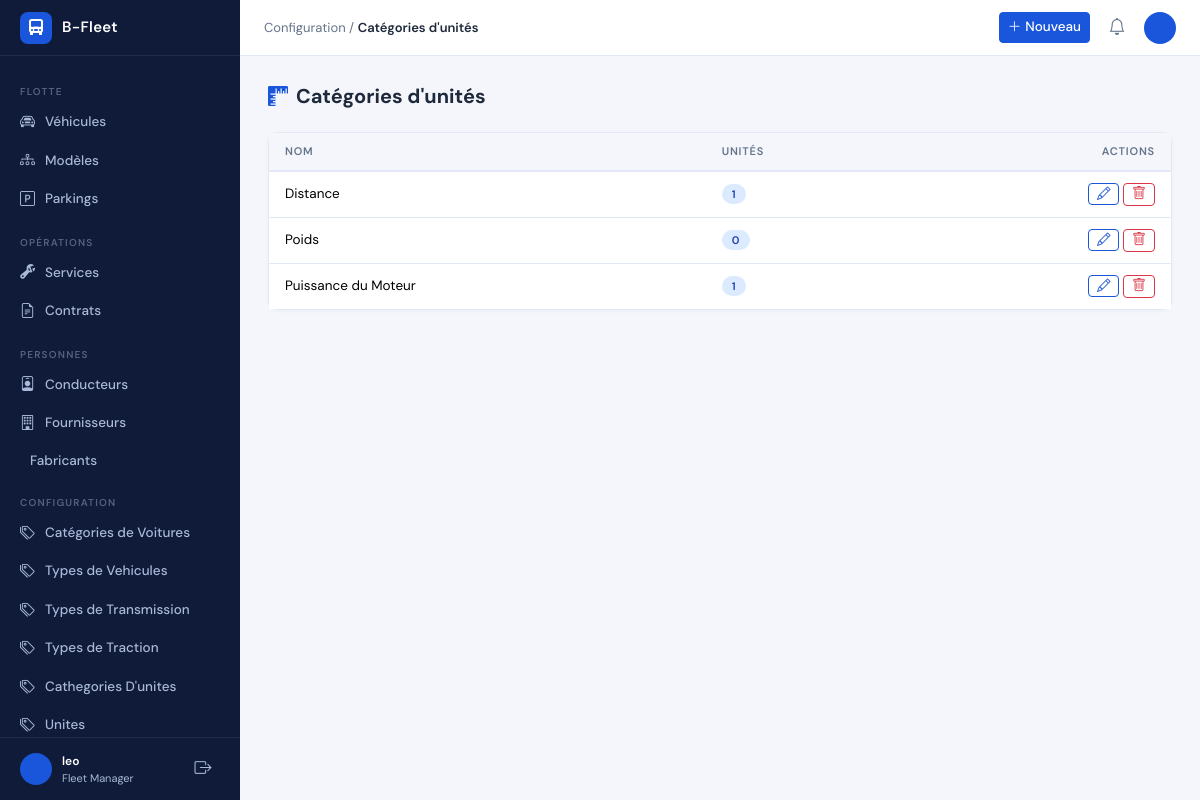
The page /config/unit-categories/ (signed in) on the database its author committed.
### fleet/config/models.py (models this page shows, shortened)
class UnitCategory(BaseModel):
    name = models.CharField(max_length=100, unique=True)
    class Meta:
        verbose_name_plural = "unit categories"
        ordering = ["name"]

### fleet/config/views.py (the view)
# urls.py: path("unit-categories/", views.UnitCategoryListView.as_view(), name="unit-category-list"),
class UnitCategoryListView(LoginRequiredMixin, ListView):
    template_name = "configuration/unit_category_list.html"
    context_object_name = "unit_categories"
    def get_queryset(self):
        return selectors.get_all_unit_categories()

### fleet/config/selectors.py (called while the page is built)
def get_all_unit_categories() -> QuerySet:
    return UnitCategory.objects.all()

### fleet/templates/configuration/unit_category_list.html (shortened to what this page needs)
{% extends 'base.html' %}
{% block breadcrumb %}Configuration / <span class="bc-current">Catégories d'unités</span>{% endblock %}
{% block topbar_actions %}<a href="{% url 'configuration:unit-category-create' %}" class="btn btn-primary btn-sm"><i class="bi bi-plus-lg me-1"></i>Nouveau</a>{% endblock %}
{% block content %}
<div class="page-header"><h1><i class="bi bi-rulers me-2 text-primary"></i>Catégories d'unités</h1></div>
<div class="card">
  {% if unit_categories %}
  <div class="table-responsive">
    <table class="table table-fleet mb-0">
      <thead><tr><th>Nom</th><th>Unités</th><th class="text-end">Actions</th></tr></thead>
      <tbody>{% for obj in unit_categories %}<tr>
        <td class="fw-600">{{ obj.name }}</td>
        <td><span class="badge-state badge-new">{{ obj.units.count }}</span></td>
        <td class="text-end">
          <a href="{% url 'configuration:unit-category-update' obj.pk %}" class="btn btn-sm btn-outline-primary py-0 px-2"><i class="bi bi-pencil"></i></a>
          <a href="{% url 'configuration:unit-category-delete' obj.pk %}" class="btn btn-sm btn-outline-danger py-0 px-2"><i class="bi bi-trash"></i></a>
        </td>
      </tr>{% endfor %}</tbody>
    </table>
  </div>
  {% else %}<div class="empty-state"><i class="bi bi-rulers"></i><p>Aucune catégorie d'unité.</p></div>{% endif %}
</div>
{% endblock %}

### fleet/templates/base.html (shortened to what this page needs)
<!DOCTYPE html>
<html lang="fr">
<head>
  <link href="https://cdn.jsdelivr.net/npm/bootstrap@5.3.3/dist/css/bootstrap.min.css" rel="stylesheet" />
  <link href="https://cdn.jsdelivr.net/npm/bootstrap-icons@1.11.3/font/bootstrap-icons.css" rel="stylesheet" />
</head>
<body>
<nav id="sidebar">
  <a class="sidebar-logo" >
    <div class="logo-icon"><i class="bi bi-truck-front-fill"></i></div>
    <span class="logo-text">B-Fleet</span>
  </a>
  <div class="sidebar-nav">
    <div class="nav-section">Flotte</div>
    <a class="sidebar-link {% block nav_vehicles %}{% endblock %}" href="{% url 'vehicles:vehicle-list' %}">
      <i class="bi bi-car-front"></i> Véhicules
    </a>
    <a class="sidebar-link {% block nav_vehicle_models %}{% endblock %}" href="{% url 'vehicles:vehicle-model-list' %}">
      <i class="bi bi-diagram-3"></i> Modèles
    </a>
    <a class="sidebar-link {% block nav_parkings %}{% endblock %}" href="{% url 'vehicles:parking-list' %}">
      <i class="bi bi-p-square"></i> Parkings
    </a>
    <div class="nav-section">Opérations</div>
    <a class="sidebar-link {% block nav_services %}{% endblock %}" href="{% url 'operations:service-list' %}">
      <i class="bi bi-wrench-adjustable"></i> Services
    </a>
    <a class="sidebar-link {% block nav_contracts %}{% endblock %}" href="{% url 'operations:contract-list' %}">
      <i class="bi bi-file-earmark-text"></i> Contrats
    </a>
    <div class="nav-section">Personnes</div>
    <a class="sidebar-link {% block nav_drivers %}{% endblock %}" href="{% url 'people:driver-list' %}">
      <i class="bi bi-person-badge"></i> Conducteurs
    </a>
    <a class="sidebar-link {% block nav_suppliers %}{% endblock %}" href="{% url 'people:supplier-list' %}">
      <i class="bi bi-building"></i> Fournisseurs
    </a>
    <a class="sidebar-link {% block nav_manufacturers %}{% endblock %}" href="{% url 'people:manufacturer-list' %}">
       Fabricants
    </a>
    <div class="nav-section">Configuration</div>
    <a class="sidebar-link {% block nav_vehicle_categories %}{% endblock %}" href="{% url 'configuration:vehicle-category-list' %}">
      <i class="bi bi-tags"></i> Catégories de Voitures
    </a>
    <a class="sidebar-link {% block nav_vehicle_type %}{% endblock %}" href="{% url 'configuration:vehicle-type-list' %}">
      <i class="bi bi-tags"></i> Types de Vehicules
    </a>
    <a class="sidebar-link {% block transmission %}{% endblock %}" href="{% url 'configuration:transmission-list' %}">
      <i class="bi bi-tags"></i> Types de Transmission
    </a>
    <a class="sidebar-link {% block traction %}{% endblock %}" href="{% url 'configuration:traction-type-list' %}">
      <i class="bi bi-tags"></i> Types de Traction
    </a>
    <a class="sidebar-link {% block unit_cathegory %}{% endblock %}" href="{% url 'configuration:unit-category-list' %}">
      <i class="bi bi-tags"></i> Cathegories D'unites
    </a>
    <a class="sidebar-link {% block unites %}{% endblock %}" href="{% url 'configuration:unit-list' %}">
      <i class="bi bi-tags"></i> Unites
    </a>
  </div>
  <div style="padding:14px 20px; border-top:1px solid rgba(255,255,255,.07); display:flex; align-items:center; gap:10px;">
    <div class="avatar" style="flex-shrink:0;">
    </div>
    <div style="overflow:hidden; flex:1;">
      <div style="font-size:12px; color:#fff; font-weight:600; white-space:nowrap; overflow:hidden; text-overflow:ellipsis;">
        {{ request.user.get_full_name|default:request.user.username }}
      </div>
      <div style="font-size:11px; color:var(--sidebar-text);">Fleet Manager</div>
    </div>
    <a href="{% url 'admin:logout' %}" class="btn-topbar" title="Déconnexion" style="color:var(--sidebar-text);">
      <i class="bi bi-box-arrow-right"></i>
    </a>
  </div>
</nav>
<header id="topbar">
  <div class="topbar-breadcrumb">
    {% block breadcrumb %}{% endblock %}
  </div>
  <div class="topbar-actions">
    {% block topbar_actions %}{% endblock %}
    <button class="btn-topbar" title="Notifications">
      <i class="bi bi-bell"></i>
    </button>
    <div class="avatar">
    </div>
  </div>
</header>
<main id="main">
  {% block content %}{% endblock %}
</main>
</body>
</html>

### fleet/templates/base.html (style rules this page uses)
:root { --primary: #1a56db; --primary-dark: #1046b8; --primary-light: #ebf2ff; --sidebar-bg: #0f1b38; --sidebar-text: #a9b8d8; --sidebar-hover: rgba(255,255,255,.07); --sidebar-active:#1a56db; --sidebar-width: 240px; --topbar-h: 56px; --body-bg: #f4f6fb; --card-bg: #ffffff; --border: #e2e8f5; --text: #1e293b; --text-muted: #64748b; --success: #0ea06a; --warning: #f59e0b; --danger: #ef4444; --radius: 10px; }
*, *::before, *::after { box-sizing: border-box; }
body { font-family: 'DM Sans', sans-serif; background: var(--body-bg); color: var(--text); margin: 0; }
#sidebar { position: fixed; top: 0; left: 0; width: var(--sidebar-width); height: 100vh; background: var(--sidebar-bg); display: flex; flex-direction: column; z-index: 1040; transition: width .2s; overflow: hidden; }
.sidebar-logo { display: flex; align-items: center; gap: 10px; padding: 0 20px; height: var(--topbar-h); border-bottom: 1px solid rgba(255,255,255,.07); text-decoration: none; flex-shrink: 0; }
.sidebar-logo .logo-icon { width: 32px; height: 32px; background: var(--primary); border-radius: 8px; display: flex; align-items: center; justify-content: center; color: #fff; font-size: 16px; flex-shrink: 0; }
.sidebar-logo .logo-text { font-weight: 600; font-size: 15px; color: #fff; letter-spacing: .3px; white-space: nowrap; }
.sidebar-nav { flex: 1; overflow-y: auto; padding: 12px 0; scrollbar-width: thin; scrollbar-color: rgba(255,255,255,.1) transparent; }
.nav-section { padding: 16px 20px 4px; font-size: 10px; font-weight: 600; letter-spacing: 1.2px; text-transform: uppercase; color: rgba(169,184,216,.45); }
.sidebar-link { display: flex; align-items: center; gap: 10px; padding: 8px 20px; color: var(--sidebar-text); text-decoration: none; font-size: 13.5px; font-weight: 500; border-radius: 0; transition: background .15s, color .15s; white-space: nowrap; }
.sidebar-link i { font-size: 15px; flex-shrink: 0; }
#topbar { position: fixed; top: 0; left: var(--sidebar-width); right: 0; height: var(--topbar-h); background: var(--card-bg); border-bottom: 1px solid var(--border); display: flex; align-items: center; padding: 0 24px; z-index: 1030; gap: 12px; }
.topbar-breadcrumb { flex: 1; font-size: 13px; color: var(--text-muted); }
.topbar-breadcrumb .bc-current { color: var(--text); font-weight: 600; }
.topbar-actions { display: flex; align-items: center; gap: 10px; }
.btn-topbar { background: none; border: none; width: 34px; height: 34px; border-radius: 8px; display: flex; align-items: center; justify-content: center; color: var(--text-muted); font-size: 17px; cursor: pointer; transition: background .15s, color .15s; }
.avatar { width: 32px; height: 32px; border-radius: 50%; background: var(--primary); color: #fff; display: flex; align-items: center; justify-content: center; font-size: 12px; font-weight: 600; cursor: pointer; }
#main { margin-left: var(--sidebar-width); margin-top: var(--topbar-h); min-height: calc(100vh - var(--topbar-h)); padding: 28px 28px; }
.page-header { display: flex; align-items: center; justify-content: space-between; margin-bottom: 24px; gap: 12px; }
.page-header h1 { font-size: 20px; font-weight: 700; margin: 0; color: var(--text); }
.card { background: var(--card-bg); border: 1px solid var(--border); border-radius: var(--radius); box-shadow: 0 1px 4px rgba(0,0,0,.04); }
.table-fleet th { font-size: 11px; font-weight: 600; text-transform: uppercase; letter-spacing: .8px; color: var(--text-muted); border-bottom: 2px solid var(--border); background: var(--body-bg); padding: 10px 16px; white-space: nowrap; }
.table-fleet td { padding: 11px 16px; font-size: 13.5px; vertical-align: middle; border-bottom: 1px solid var(--border); }
.table-fleet tbody tr:last-child td { border-bottom: none; }
.badge-state { padding: 3px 10px; border-radius: 20px; font-size: 11px; font-weight: 600; letter-spacing: .3px; }
.badge-new { background: #dbeafe; color: #1e40af; }
.btn-primary { background: var(--primary); border-color: var(--primary); font-weight: 500; font-size: 13.5px; }
.btn-outline-primary { border-color: var(--primary); color: var(--primary); font-size: 13.5px; }
.text-primary { color: var(--primary) !important; }
a { color: var(--primary); }

### rows shown on the page
UnitCategory: name "Distance", units.count "1"
UnitCategory: name "Poids", units.count "0"
UnitCategory: name "Puissance du Moteur", units.count "1"

### other values the page prints
{{ request.user.get_full_name|default:request.user.username }} "leo"
